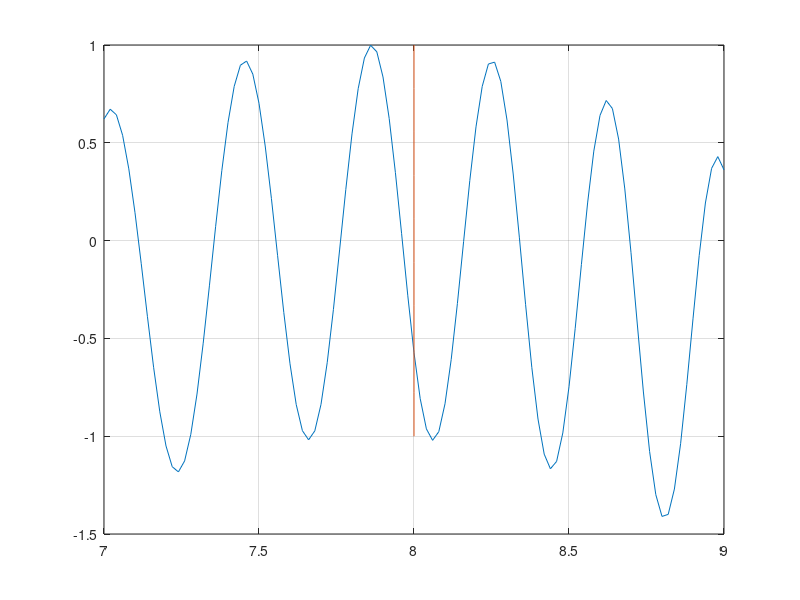

Reproduce this figure in MATLAB. (Note: this script raises an error after producing the figure.)
clear all;clc
format long;

f = @(x) sin(x) + cos(1+x.^2) - 1

o1 = linspace(8,8,10);
o2 = linspace(-1,1,10);
x = linspace(7,9,101);
plot(x,f(x),o1,o2)
grid on;

[r1,h1,it1] = biseccion(f,7.8,8,100,1e-9)

disp("La raiz de f mas cercana a 8 es")
r1
